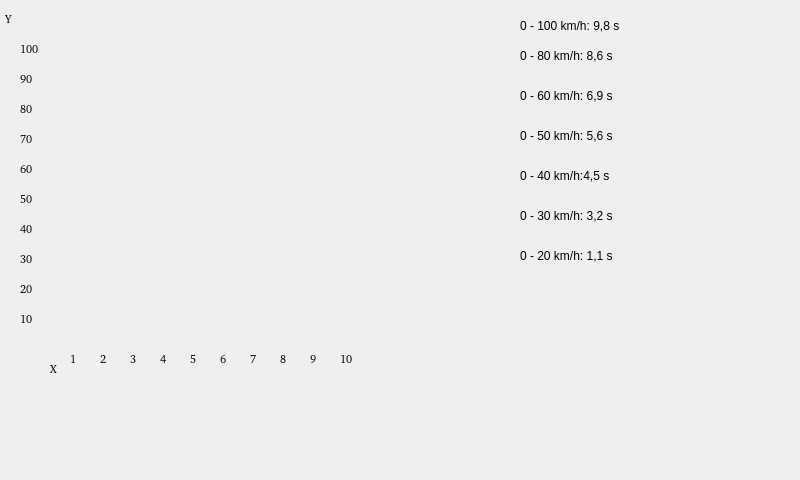
<?xml version="1.0" encoding="UTF-8"?>
<ui version="4.0">
 <class>ResultDialog</class>
 <widget class="QDialog" name="ResultDialog">
  <property name="geometry">
   <rect>
    <x>0</x>
    <y>0</y>
    <width>800</width>
    <height>480</height>
   </rect>
  </property>
  <property name="windowTitle">
   <string>Dialog</string>
  </property>
  <widget class="QLabel" name="labelResult_4">
   <property name="geometry">
    <rect>
     <x>520</x>
     <y>120</y>
     <width>191</width>
     <height>31</height>
    </rect>
   </property>
   <property name="text">
    <string>0 - 50 km/h: 5,6 s</string>
   </property>
  </widget>
  <widget class="QLabel" name="labelResult_7">
   <property name="geometry">
    <rect>
     <x>520</x>
     <y>240</y>
     <width>191</width>
     <height>31</height>
    </rect>
   </property>
   <property name="text">
    <string>0 - 20 km/h: 1,1 s</string>
   </property>
  </widget>
  <widget class="QLabel" name="labelResult">
   <property name="geometry">
    <rect>
     <x>520</x>
     <y>10</y>
     <width>191</width>
     <height>31</height>
    </rect>
   </property>
   <property name="text">
    <string>0 - 100 km/h: 9,8 s</string>
   </property>
  </widget>
  <widget class="QLabel" name="labelResult_6">
   <property name="geometry">
    <rect>
     <x>520</x>
     <y>200</y>
     <width>191</width>
     <height>31</height>
    </rect>
   </property>
   <property name="text">
    <string>0 - 30 km/h: 3,2 s</string>
   </property>
  </widget>
  <widget class="QLabel" name="labelResult_5">
   <property name="geometry">
    <rect>
     <x>520</x>
     <y>160</y>
     <width>191</width>
     <height>31</height>
    </rect>
   </property>
   <property name="text">
    <string>0 - 40 km/h:4,5 s</string>
   </property>
  </widget>
  <widget class="QLabel" name="labelResult_3">
   <property name="geometry">
    <rect>
     <x>520</x>
     <y>80</y>
     <width>191</width>
     <height>31</height>
    </rect>
   </property>
   <property name="text">
    <string>0 - 60 km/h: 6,9 s</string>
   </property>
  </widget>
  <widget class="QLabel" name="labelResult_2">
   <property name="geometry">
    <rect>
     <x>520</x>
     <y>40</y>
     <width>191</width>
     <height>31</height>
    </rect>
   </property>
   <property name="text">
    <string>0 - 80 km/h: 8,6 s</string>
   </property>
  </widget>
  <widget class="QLabel" name="labelY2">
   <property name="geometry">
    <rect>
     <x>20</x>
     <y>280</y>
     <width>31</width>
     <height>17</height>
    </rect>
   </property>
   <property name="font">
    <font>
     <family>Bitstream Charter</family>
     <pointsize>8</pointsize>
    </font>
   </property>
   <property name="text">
    <string>20</string>
   </property>
  </widget>
  <widget class="QLabel" name="labelY6">
   <property name="geometry">
    <rect>
     <x>20</x>
     <y>160</y>
     <width>31</width>
     <height>17</height>
    </rect>
   </property>
   <property name="font">
    <font>
     <family>Bitstream Charter</family>
     <pointsize>8</pointsize>
    </font>
   </property>
   <property name="text">
    <string>60</string>
   </property>
  </widget>
  <widget class="QLabel" name="labelY1">
   <property name="geometry">
    <rect>
     <x>20</x>
     <y>310</y>
     <width>31</width>
     <height>17</height>
    </rect>
   </property>
   <property name="font">
    <font>
     <family>Bitstream Charter</family>
     <pointsize>8</pointsize>
    </font>
   </property>
   <property name="text">
    <string>10</string>
   </property>
  </widget>
  <widget class="QLabel" name="labelY10">
   <property name="geometry">
    <rect>
     <x>20</x>
     <y>40</y>
     <width>31</width>
     <height>17</height>
    </rect>
   </property>
   <property name="font">
    <font>
     <family>Bitstream Charter</family>
     <pointsize>8</pointsize>
    </font>
   </property>
   <property name="text">
    <string>100</string>
   </property>
  </widget>
  <widget class="QLabel" name="labelY3">
   <property name="geometry">
    <rect>
     <x>20</x>
     <y>250</y>
     <width>31</width>
     <height>17</height>
    </rect>
   </property>
   <property name="font">
    <font>
     <family>Bitstream Charter</family>
     <pointsize>8</pointsize>
    </font>
   </property>
   <property name="text">
    <string>30</string>
   </property>
  </widget>
  <widget class="QLabel" name="labelYLine">
   <property name="geometry">
    <rect>
     <x>5</x>
     <y>10</y>
     <width>171</width>
     <height>17</height>
    </rect>
   </property>
   <property name="font">
    <font>
     <family>Bitstream Charter</family>
     <pointsize>8</pointsize>
    </font>
   </property>
   <property name="text">
    <string>Y</string>
   </property>
  </widget>
  <widget class="QLabel" name="labelY4">
   <property name="geometry">
    <rect>
     <x>20</x>
     <y>220</y>
     <width>31</width>
     <height>17</height>
    </rect>
   </property>
   <property name="font">
    <font>
     <family>Bitstream Charter</family>
     <pointsize>8</pointsize>
    </font>
   </property>
   <property name="text">
    <string>40</string>
   </property>
  </widget>
  <widget class="QLabel" name="labelY7">
   <property name="geometry">
    <rect>
     <x>20</x>
     <y>130</y>
     <width>31</width>
     <height>17</height>
    </rect>
   </property>
   <property name="font">
    <font>
     <family>Bitstream Charter</family>
     <pointsize>8</pointsize>
    </font>
   </property>
   <property name="text">
    <string>70</string>
   </property>
  </widget>
  <widget class="QLabel" name="labelY8">
   <property name="geometry">
    <rect>
     <x>20</x>
     <y>100</y>
     <width>31</width>
     <height>17</height>
    </rect>
   </property>
   <property name="font">
    <font>
     <family>Bitstream Charter</family>
     <pointsize>8</pointsize>
    </font>
   </property>
   <property name="text">
    <string>80</string>
   </property>
  </widget>
  <widget class="QLabel" name="labelY5">
   <property name="geometry">
    <rect>
     <x>20</x>
     <y>190</y>
     <width>31</width>
     <height>17</height>
    </rect>
   </property>
   <property name="font">
    <font>
     <family>Bitstream Charter</family>
     <pointsize>8</pointsize>
    </font>
   </property>
   <property name="text">
    <string>50</string>
   </property>
  </widget>
  <widget class="QLabel" name="labelY9">
   <property name="geometry">
    <rect>
     <x>20</x>
     <y>70</y>
     <width>31</width>
     <height>17</height>
    </rect>
   </property>
   <property name="font">
    <font>
     <family>Bitstream Charter</family>
     <pointsize>8</pointsize>
    </font>
   </property>
   <property name="text">
    <string>90</string>
   </property>
  </widget>
  <widget class="QLabel" name="labelX1">
   <property name="geometry">
    <rect>
     <x>70</x>
     <y>350</y>
     <width>31</width>
     <height>17</height>
    </rect>
   </property>
   <property name="font">
    <font>
     <family>Bitstream Charter</family>
     <pointsize>8</pointsize>
    </font>
   </property>
   <property name="text">
    <string>1</string>
   </property>
  </widget>
  <widget class="QLabel" name="labelX3">
   <property name="geometry">
    <rect>
     <x>130</x>
     <y>350</y>
     <width>31</width>
     <height>17</height>
    </rect>
   </property>
   <property name="font">
    <font>
     <family>Bitstream Charter</family>
     <pointsize>8</pointsize>
    </font>
   </property>
   <property name="text">
    <string>3</string>
   </property>
  </widget>
  <widget class="QLabel" name="labelX5">
   <property name="geometry">
    <rect>
     <x>190</x>
     <y>350</y>
     <width>31</width>
     <height>17</height>
    </rect>
   </property>
   <property name="font">
    <font>
     <family>Bitstream Charter</family>
     <pointsize>8</pointsize>
    </font>
   </property>
   <property name="text">
    <string>5</string>
   </property>
  </widget>
  <widget class="QLabel" name="labelX9">
   <property name="geometry">
    <rect>
     <x>310</x>
     <y>350</y>
     <width>31</width>
     <height>17</height>
    </rect>
   </property>
   <property name="font">
    <font>
     <family>Bitstream Charter</family>
     <pointsize>8</pointsize>
    </font>
   </property>
   <property name="text">
    <string>9</string>
   </property>
  </widget>
  <widget class="QLabel" name="labelX7">
   <property name="geometry">
    <rect>
     <x>250</x>
     <y>350</y>
     <width>31</width>
     <height>17</height>
    </rect>
   </property>
   <property name="font">
    <font>
     <family>Bitstream Charter</family>
     <pointsize>8</pointsize>
    </font>
   </property>
   <property name="text">
    <string>7</string>
   </property>
  </widget>
  <widget class="QLabel" name="labelX2">
   <property name="geometry">
    <rect>
     <x>100</x>
     <y>350</y>
     <width>31</width>
     <height>17</height>
    </rect>
   </property>
   <property name="font">
    <font>
     <family>Bitstream Charter</family>
     <pointsize>8</pointsize>
    </font>
   </property>
   <property name="text">
    <string>2</string>
   </property>
  </widget>
  <widget class="QLabel" name="labelX6">
   <property name="geometry">
    <rect>
     <x>220</x>
     <y>350</y>
     <width>31</width>
     <height>17</height>
    </rect>
   </property>
   <property name="font">
    <font>
     <family>Bitstream Charter</family>
     <pointsize>8</pointsize>
    </font>
   </property>
   <property name="text">
    <string>6</string>
   </property>
  </widget>
  <widget class="QLabel" name="labelX8">
   <property name="geometry">
    <rect>
     <x>280</x>
     <y>350</y>
     <width>31</width>
     <height>17</height>
    </rect>
   </property>
   <property name="font">
    <font>
     <family>Bitstream Charter</family>
     <pointsize>8</pointsize>
    </font>
   </property>
   <property name="text">
    <string>8</string>
   </property>
  </widget>
  <widget class="QLabel" name="labelXLine">
   <property name="geometry">
    <rect>
     <x>50</x>
     <y>360</y>
     <width>170</width>
     <height>17</height>
    </rect>
   </property>
   <property name="font">
    <font>
     <family>Bitstream Charter</family>
     <pointsize>8</pointsize>
    </font>
   </property>
   <property name="text">
    <string>X</string>
   </property>
  </widget>
  <widget class="QLabel" name="labelX10">
   <property name="geometry">
    <rect>
     <x>340</x>
     <y>350</y>
     <width>31</width>
     <height>17</height>
    </rect>
   </property>
   <property name="font">
    <font>
     <family>Bitstream Charter</family>
     <pointsize>8</pointsize>
    </font>
   </property>
   <property name="text">
    <string>10</string>
   </property>
  </widget>
  <widget class="QLabel" name="labelX4">
   <property name="geometry">
    <rect>
     <x>160</x>
     <y>350</y>
     <width>31</width>
     <height>17</height>
    </rect>
   </property>
   <property name="font">
    <font>
     <family>Bitstream Charter</family>
     <pointsize>8</pointsize>
    </font>
   </property>
   <property name="text">
    <string>4</string>
   </property>
  </widget>
 </widget>
 <resources/>
 <connections/>
</ui>
